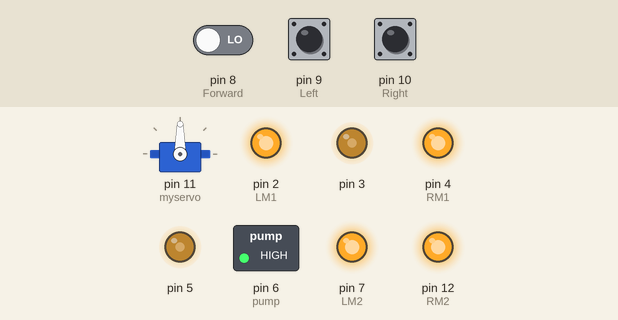
Recording of a sketch running on a simulated Arduino Uno, built with avr-gcc and run on an emulated ATmega328P. Parts: servo, switched loads named in the sketch (green lamp = pin HIGH), output pins drawn as LEDs (lit = HIGH). The inputs (shaded band) are chosen by the test bench; at power-on: pin 8 (Forward) LOW, pin 9 (Left) LOW, pin 10 (Right) LOW.

Above: at 17.5 s.
17.6 s: pin 8 (Forward) driven HIGH
At 26.2 s:
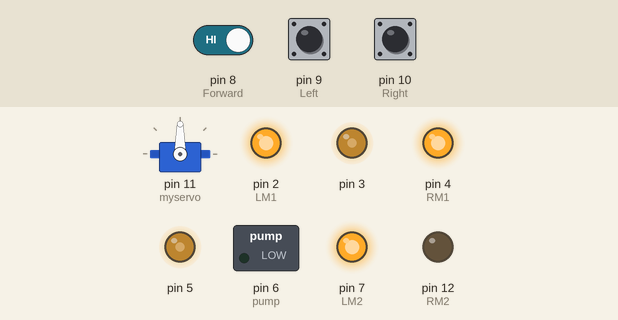
26.6 s: pin 9 (Left) pulled HIGH for 3 s
At 27.4 s:
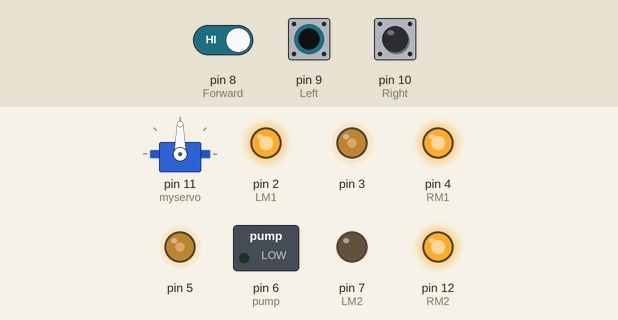
34.9 s: pin 8 (Forward) driven LOW
At 35.4 s:
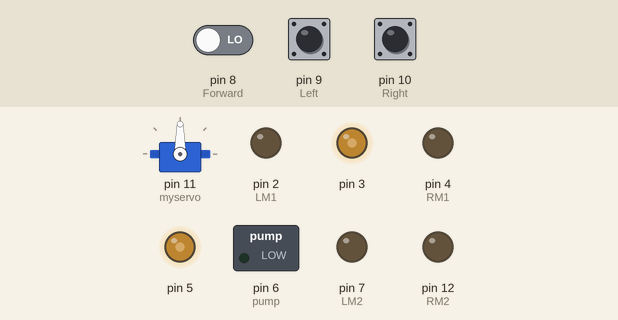
Timing chart, 0 to 49.2 s (numbered marks = the images above; inputs shaded):
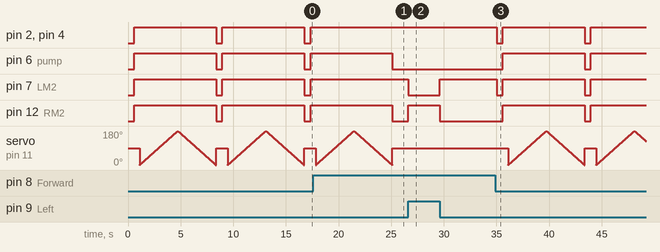

Measured:
- after the input at 17.6 s, pin 2 (LM1), pin 4 (RM1), pin 7 (LM2): stays HIGH (without the input it goes to LOW after 7.5 s); pin 6 (pump), pin 12 (RM2): goes on until 25.1 s, then stays LOW
- after the input at 26.6 s, pin 7 (LM2): HIGH → LOW at once, → HIGH 3.0 s later; pin 12 (RM2): LOW → HIGH at once, → LOW 3.0 s later
- by itself, pin 2 (LM1), pin 4 (RM1), pin 6 (pump), pin 7 (LM2), pin 12 (RM2): alternates HIGH for 7.8 s and LOW for 0.60 s

The sketch:

FireFightingRobot.ino
```cpp
#include <Servo.h>  // Include Servo library

Servo myservo;      // Create a Servo object

int pos = 0;        // Variable to store servo position
int motor_speed = 110;
boolean fire = false; // Fire detection flag

// Sensor and Motor pin definitions
#define Left 9      // Left sensor
#define Right 10    // Right sensor
#define Forward 8   // Front sensor
#define LM1 2       // Left motor forward
#define LM2 7       // Left motor backward
#define RM1 4       // Right motor forward
#define RM2 12      // Right motor backward
#define pump 6      // Pump control pin

void setup() {
  // Set sensor and motor pins
  pinMode(Left, INPUT);
  pinMode(Right, INPUT);
  pinMode(Forward, INPUT);
  pinMode(LM1, OUTPUT);
  pinMode(LM2, OUTPUT);
  pinMode(RM1, OUTPUT);
  pinMode(RM2, OUTPUT);
  pinMode(pump, OUTPUT);

  // Set initial motor speed using PWM pins (use pins 3 and 5)
  analogWrite(3, motor_speed);
  analogWrite(5, motor_speed);

  // Attach servo to pin 11
  myservo.attach(11);
  myservo.write(90); // Initialize servo to 90 degrees (neutral position)
}

void put_off_fire() {
  delay(300);  // Small delay before activating the pump

  // Stop motors while putting off fire
  digitalWrite(LM1, HIGH);
  digitalWrite(LM2, HIGH);
  digitalWrite(RM1, HIGH);
  digitalWrite(RM2, HIGH);

  // Activate pump
  digitalWrite(pump, HIGH);
  delay(500); // Wait for pump to activate

  // Sweep the servo motor from 0 to 180 degrees
  for (pos = 0; pos <= 180; pos += 1) {
    myservo.write(pos);
    delay(20);
  }

  // Sweep back from 180 to 0 degrees
  for (pos = 180; pos >= 0; pos -= 1) {
    myservo.write(pos);
    delay(20);
  }

  // Turn off pump
  digitalWrite(pump, LOW);

  // Reset the servo to neutral (90 degrees)
  myservo.write(90);

  // Set fire flag to false
  fire = false;
}

void loop() {
  myservo.write(90);  // Set servo to neutral

  // Move forward if no obstacle is detected
  if (digitalRead(Left) == 1 && digitalRead(Right) == 1 && digitalRead(Forward) == 1) {
    digitalWrite(LM1, LOW); // Move both motors forward
    digitalWrite(LM2, LOW);
    digitalWrite(RM1, LOW);
    digitalWrite(RM2, LOW);
  }

  // Stop and handle fire if front sensor detects an obstacle
  else if (digitalRead(Forward) == 0) {
    digitalWrite(LM1, LOW); // Stop both motors
    digitalWrite(LM2, LOW);
    digitalWrite(RM1, LOW);
    digitalWrite(RM2, LOW);
    fire = true; // Set fire flag to true
  }

  // Turn left if left sensor detects an obstacle
  else if (digitalRead(Left) == 0) {
    digitalWrite(LM1, HIGH); // Stop left motor (turn left)
    digitalWrite(LM2, HIGH);
    digitalWrite(RM1, HIGH);
    digitalWrite(RM2, LOW); // Move right motor forward
  }

  // Turn right if right sensor detects an obstacle
  else if (digitalRead(Right) == 0) {
    digitalWrite(LM1, HIGH); // Move left motor forward
    digitalWrite(LM2, LOW);
    digitalWrite(RM1, HIGH);  // Stop right motor (turn right)
    digitalWrite(RM2, HIGH);
  }

  // Small delay to ensure smooth operation
  delay(300);

  // Check if the fire flag is set to true and call fire handling function
  if (fire == true) {
    put_off_fire();
  }
  else {
    // Make sure the pump is off if there's no fire
    digitalWrite(pump, LOW);
  }
}
```
